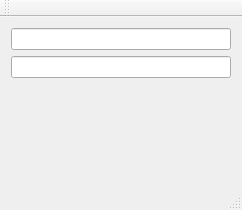
<?xml version="1.0" encoding="UTF-8"?>
<ui version="4.0">
 <class>MainWindow</class>
 <widget class="QMainWindow" name="MainWindow">
  <property name="geometry">
   <rect>
    <x>0</x>
    <y>0</y>
    <width>242</width>
    <height>210</height>
   </rect>
  </property>
  <property name="windowTitle">
   <string>MainWindow</string>
  </property>
  <widget class="QWidget" name="centralWidget">
   <layout class="QVBoxLayout" name="verticalLayout_3">
    <item>
     <layout class="QVBoxLayout" name="verticalLayout_2">
      <item>
       <layout class="QVBoxLayout" name="verticalLayout">
        <item>
         <widget class="QLineEdit" name="lineEditUser"/>
        </item>
        <item>
         <widget class="QLineEdit" name="lineEditPassword"/>
        </item>
       </layout>
      </item>
      <item>
       <widget class="QLabel" name="labelMessage">
        <property name="text">
         <string/>
        </property>
       </widget>
      </item>
     </layout>
    </item>
   </layout>
  </widget>
  <widget class="QMenuBar" name="menuBar">
   <property name="geometry">
    <rect>
     <x>0</x>
     <y>0</y>
     <width>242</width>
     <height>22</height>
    </rect>
   </property>
  </widget>
  <widget class="QToolBar" name="mainToolBar">
   <attribute name="toolBarArea">
    <enum>TopToolBarArea</enum>
   </attribute>
   <attribute name="toolBarBreak">
    <bool>false</bool>
   </attribute>
  </widget>
  <widget class="QStatusBar" name="statusBar"/>
 </widget>
 <layoutdefault spacing="6" margin="11"/>
 <resources/>
 <connections/>
</ui>
